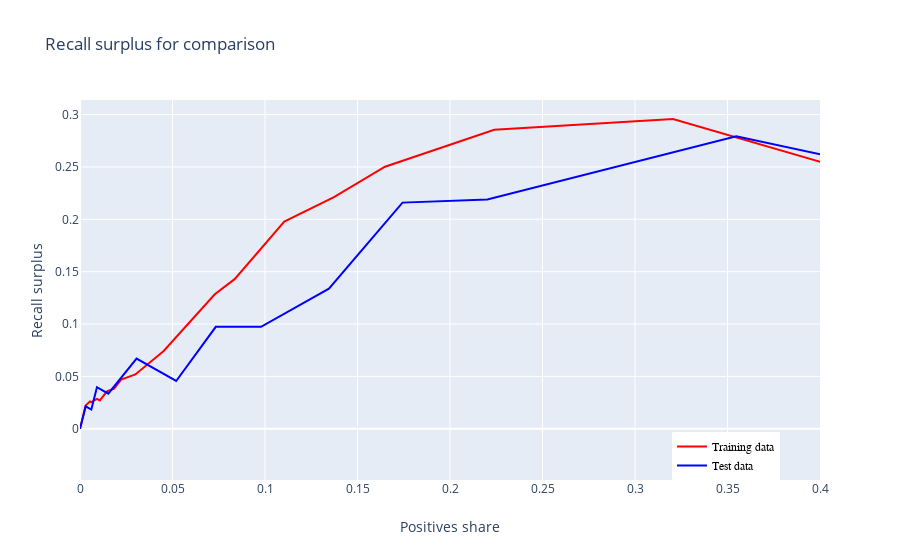

This figure's notebook cell:
### Code cell
plot_recall_surplus_train_test(log_reg_pr_train_1,log_reg_pr_test_1)
